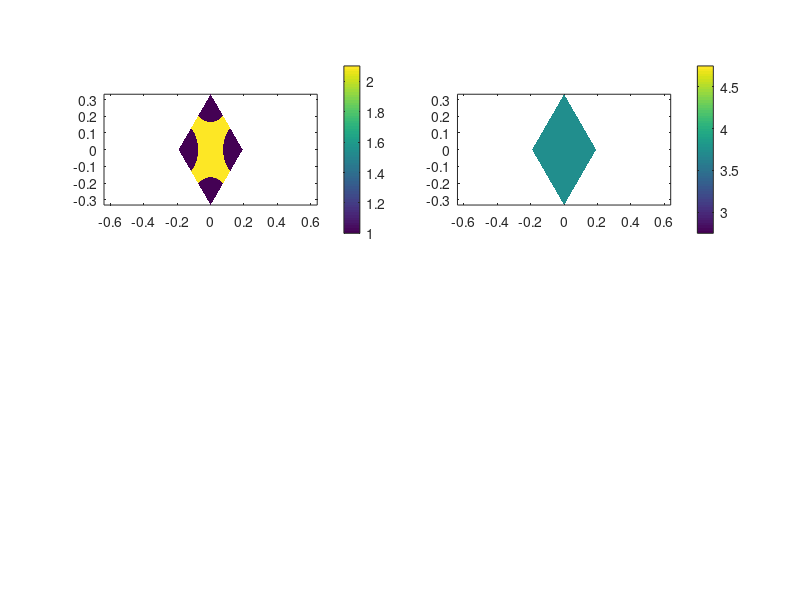

Source code (MATLAB): (Note: this script raises an error after producing the figure.)
% rcwa3d_demo2.m
% Wavelength Sweep

% INITIALIZE MATLAB
close all;
clc; 
clear all;

% START TIMER
time1 = clock;

% UNITS
micrometers = 1;
nanometers  = 1e-3 * micrometers;
degrees     = pi/180;

%%%%%%%%%%%%%%%%%%%%%%%%%%%%%%%%%%%%%%%%%%%%%%%%%%%%%%%%%%%%%%%%%%%%%%%%%%%
%% SET FIGURE WINDOW
%%%%%%%%%%%%%%%%%%%%%%%%%%%%%%%%%%%%%%%%%%%%%%%%%%%%%%%%%%%%%%%%%%%%%%%%%%%

fig = figure('Color','k', 'Position', [0 42 1922 954]);
set(fig, 'Name', 'RCWA 3D');
set(fig, 'NumberTitle', 'off');

%%%%%%%%%%%%%%%%%%%%%%%%%%%%%%%%%%%%%%%%%%%%%%%%%%%%%%%%%%%%%%%%%%%%%%%%%%%
%% PLOT CONTROLS
%%%%%%%%%%%%%%%%%%%%%%%%%%%%%%%%%%%%%%%%%%%%%%%%%%%%%%%%%%%%%%%%%%%%%%%%%%%

plot_live = 0;


%%%%%%%%%%%%%%%%%%%%%%%%%%%%%%%%%%%%%%%%%%%%%%%%%%%%%%%%%%%%%%%%%%%%%%%%%%%
%% DASHBOARD
%%%%%%%%%%%%%%%%%%%%%%%%%%%%%%%%%%%%%%%%%%%%%%%%%%%%%%%%%%%%%%%%%%%%%%%%%%%

% SOURCE PARAMETERS
NLAM      = 200;
lam1      = 400 * nanometers;
lam2      = 800 * nanometers;
LAM0      = linspace(lam1, lam2, NLAM);
SRC.theta = 25*degrees;
SRC.phi   = 45*degrees;
SRC.pte   = 1;
SRC.ptm   = 0;

% DEVICE PARAMETERS
n_SiO = 1.4496;
n_SiN = 1.9360;
n_fs  = 1.5100;
a     = 1150/3 * nanometers;
r     =  500/3 * nanometers;
h1    =  230*2 * nanometers;
h2    =  345 * nanometers;
ax    =  0.7; 
ay    =  1;

DEV.er1 = 1.0;
DEV.ur1 = 1.0;
DEV.er2 = n_fs^2;
DEV.ur2 = 1.0;

DEV.t1 = [ a/2 ; -a*sqrt(3)/2 ];
DEV.t2 = [ a/2 ; +a*sqrt(3)/2 ];

% RCWA PARAMETERS
N1     = 512;
N2     = N1;
DEV.NP = 11;
DEV.NQ = DEV.NP;

%%%%%%%%%%%%%%%%%%%%%%%%%%%%%%%%%%%%%%%%%%%%%%%%%%%%%%%%%%%%%%%%%%%%%%%%%%%
%% BUILD DEVICE
%%%%%%%%%%%%%%%%%%%%%%%%%%%%%%%%%%%%%%%%%%%%%%%%%%%%%%%%%%%%%%%%%%%%%%%%%%%

% OBLIQUE MESHGRID
p      = linspace(-0.5, +0.5, N1);
q      = linspace(-0.5, +0.5, N2);
[Q, P] = meshgrid(q, p);
XO     = P*DEV.t1(1) + Q*DEV.t2(1);
YO     = P*DEV.t1(2) + Q*DEV.t2(2);

% BUILD HEXAGONAL UNIT CELL
b   = a*sqrt(3);
RSQ = (XO/ax).^2 + ((YO - b/2)/ay).^2;
ER  = (RSQ <= r^2);
RSQ = (XO/ax).^2 + ((YO + b/2)/ay).^2;
ER  = ER | (RSQ <= r^2);
RSQ = ((XO - a/2)/ax).^2 + (YO/ay).^2;
ER  = ER | (RSQ <= r^2);
RSQ = ((XO + a/2)/ax).^2 + (YO/ay).^2;
ER  = ER | (RSQ <= r^2);

% CONVERT TO REAL MATERIALS
ER      = 1 - ER;
ERR     = 1 + (n_SiO^2 - 1)*ER;
URR     = ones(N1, N2);
DEV.L   = h1;

% ADD ADDITIONAL LAYERS
ERR(:,:,2) = (n_SiN^2)*ones(N1, N2);
URR(:,:,2) = ones(N1, N2);
DEV.L      = [DEV.L h2];

% SHOW DEVICE LAYERS
subplot(2,2,1);
pcolor(XO, YO, ERR(:,:,1));
shading interp;
axis equal tight;
colorbar;

subplot(2,2,2);
pcolor(XO, YO, ERR(:,:,2));
shading interp;
axis equal tight;
colorbar;


% COMPUTE CONVOLUTION MATRICES
NLAY = length(DEV.L);
NH   = DEV.NP*DEV.NQ;
DEV.ER   = zeros(NH,NH, NLAY);
DEV.UR   = zeros(NH,NH, NLAY);

for nlay   = 1 : NLAY
    DEV.ER(:,:,nlay) = convmat(ERR(:,:,nlay),DEV.NP,DEV.NQ);
    DEV.UR(:,:,nlay) = convmat(URR(:,:,nlay),DEV.NP,DEV.NQ);
end

%%%%%%%%%%%%%%%%%%%%%%%%%%%%%%%%%%%%%%%%%%%%%%%%%%%%%%%%%%%%%%%%%%%%%%%%%%%
%% CALL RCWA3D
%%%%%%%%%%%%%%%%%%%%%%%%%%%%%%%%%%%%%%%%%%%%%%%%%%%%%%%%%%%%%%%%%%%%%%%%%%%

% INITIALIZE DATA RECORDS
REF = zeros(1, NLAM);
TRN = zeros(1, NLAM);

%
% MAIN LOOP -- WAVELENGTH SWEEP
% 
for nlam = 1 : NLAM
    
    % Call RCWA3D Function
    SRC.lam0 = LAM0(nlam);
    DAT      = rcwa3d(DEV, SRC);
    
    % Record Response
    REF(nlam) = DAT.REF;
    TRN(nlam) = DAT.TRN;
    CON = REF + TRN;
    
    if plot_live
        % Show Results
        subplot(2,2,[3 4]);
        plot(LAM0(1:nlam)/nanometers, CON(1:nlam), '--k','LineWidth', 2); hold on;
        plot(LAM0(1:nlam)/nanometers, REF(1:nlam), '-r', 'LineWidth', 2);
        plot(LAM0(1:nlam)/nanometers, TRN(1:nlam), '-b', 'LineWidth', 2); hold off;

        xlim([LAM0(1) LAM0(NLAM)]/nanometers);
        ylim([-0.05 1.05]);

        xlabel('Wavelength ($\lambda$)', 'Interpreter', 'LaTeX', 'FontSize', 16);
        ylabel('Responses' , 'Interpreter', 'LaTeX', 'FontSize', 16);

        title(['Optical Response at ' num2str(SRC.lam0/nanometers) ...
                ' nanometers'],'Interpreter', 'LaTeX', 'FontSize', 16);
        plot_darkmode;
        
        disp(['Computing at ' num2str(SRC.lam0/nanometers) ' nm']);
    end
    
    drawnow;
end

% PLOT THE ENTIRE RESPONSE
subplot(2,2,[3 4]);
plot(LAM0(1:NLAM)/nanometers, CON(1:NLAM), '--k','LineWidth', 2); hold on;
plot(LAM0(1:NLAM)/nanometers, REF(1:NLAM), '-r', 'LineWidth', 2);
plot(LAM0(1:NLAM)/nanometers, TRN(1:NLAM), '-b', 'LineWidth', 2); hold off;

xlim([LAM0(1) LAM0(NLAM)]/nanometers);
ylim([-0.05 1.05]);

xlabel('Wavelength ($\lambda$)', 'Interpreter', 'LaTeX', 'FontSize', 16);
ylabel('Responses' , 'Interpreter', 'LaTeX', 'FontSize', 16);

title(['Optical Responses'],'Interpreter', 'LaTeX', 'FontSize', 16);
plot_darkmode;

% REPORT RESULTS
disp(['Optical Response at ' num2str(LAM0(NLAM)/nanometers) ' nm' ] );
disp(['REF = ' num2str(100*REF(NLAM), '%6.2f') '%']);
disp(['TRN = ' num2str(100*TRN(NLAM), '%6.2f') '%']);
disp('================');
disp(['CON = ' num2str(100*CON(NLAM), '%6.2f') '%']);

% STOP TIMER
time2 = clock;
t = etime(time2,time1);
disp(['Elapsed time is ' num2str(t) ' seconds.']);
disp(['Elapsed time is ' num2str(t/60) ' minutes.']);
disp(['Elapsed time is ' num2str(t/60/60) ' hours.']);
disp(['Elapsed time is ' num2str(t/60/60/24) ' days.']);










